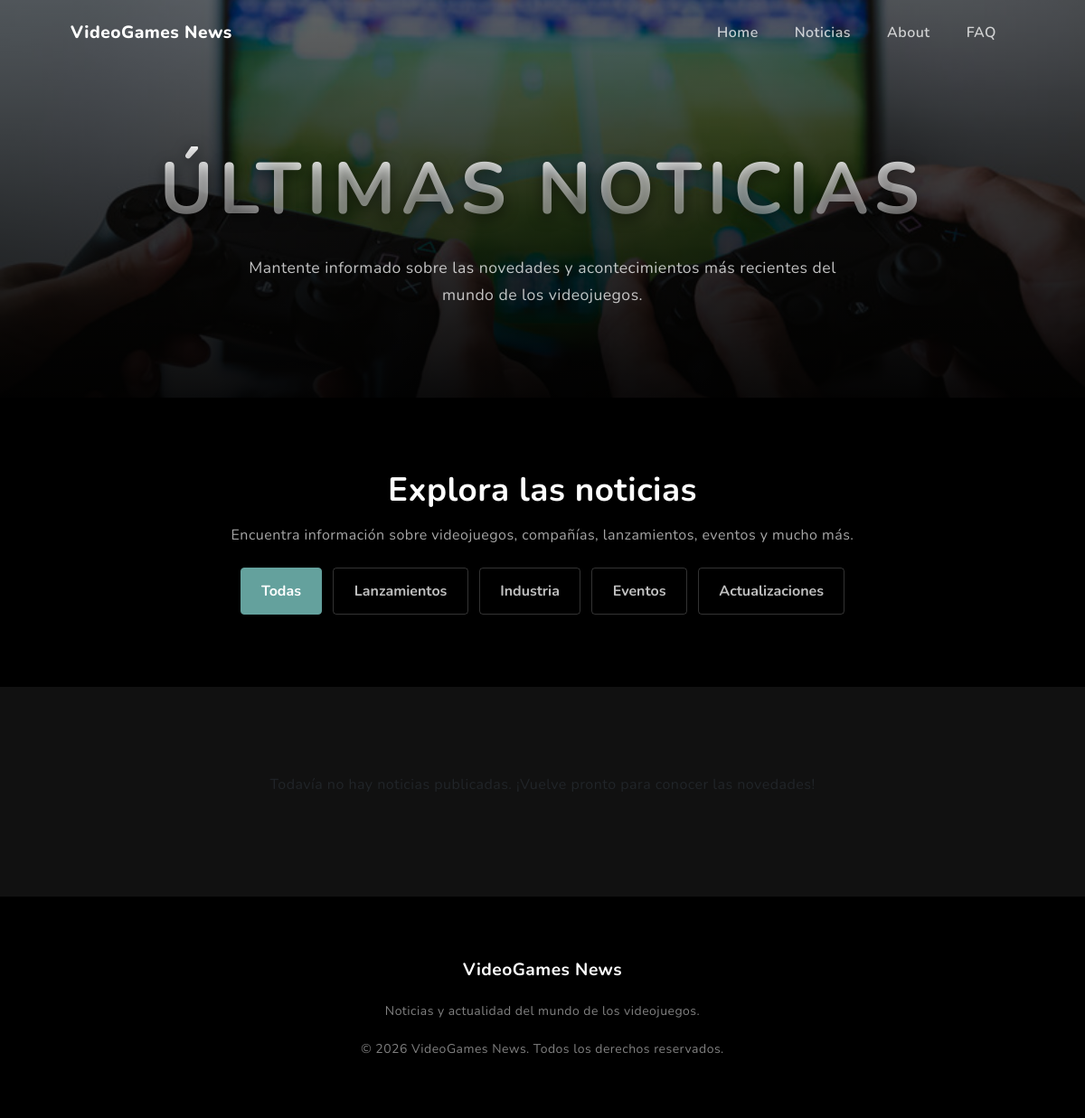
The app's page /noticias/, older data.
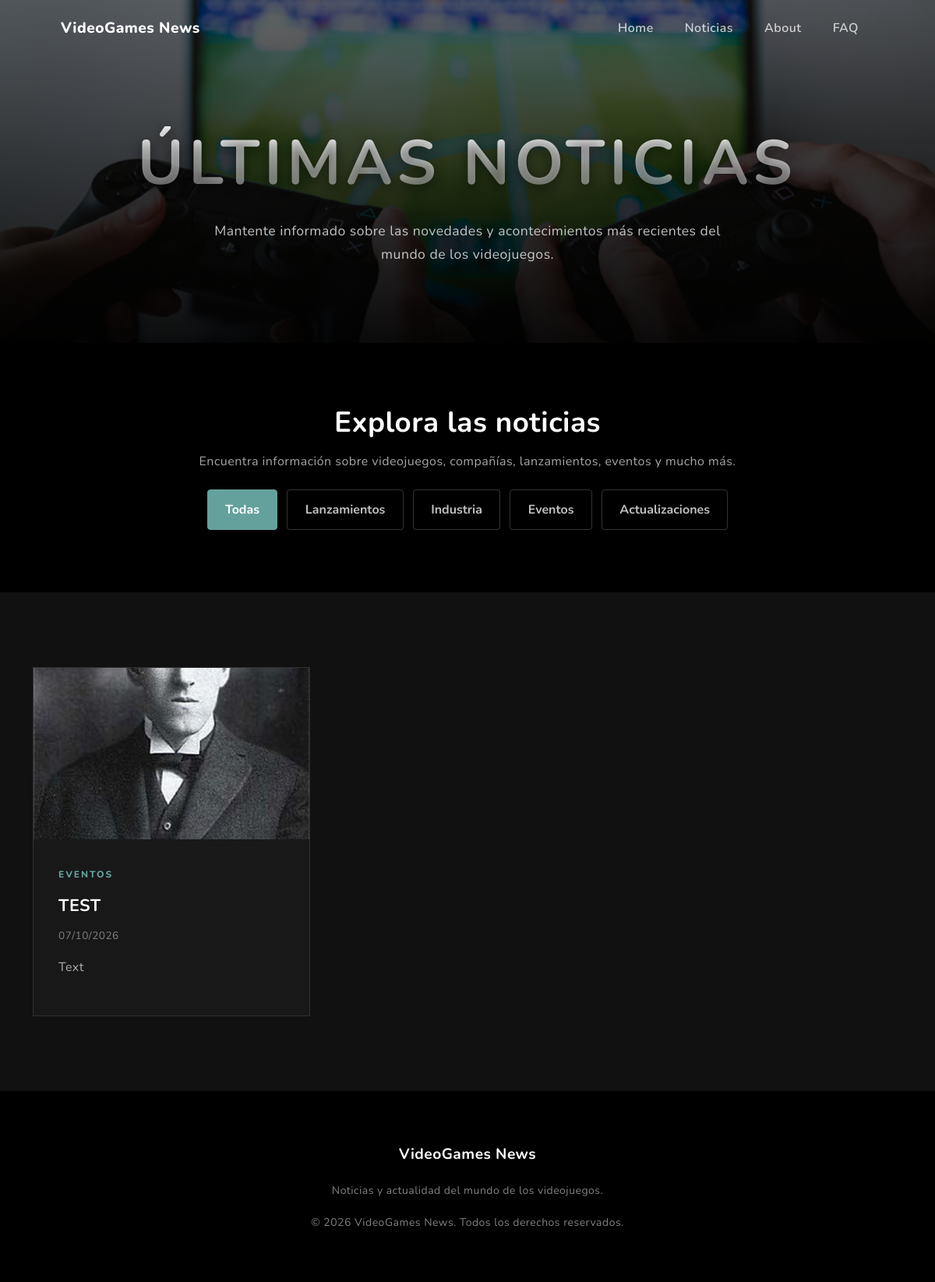
The same page, newer data.
### noticias/models.py (models this page shows, shortened)
class News(models.Model):
    opcion_categoria = [
        'LANZAMIENTOS',
        'INDUSTRIA',
        'EVENTOS',
        'ACTUALIZACIONES'
    ]
    title = models.CharField(max_length=100, verbose_name="Titulo")
    detail = models.TextField(verbose_name="Detalle")
    category = models.CharField(
        max_length=20,
        choices=[(categoria, categoria) for categoria in opcion_categoria],
        verbose_name="Categoría"
    )
    image = models.ImageField(upload_to="mynews")
    created = models.DateTimeField(auto_now_add=True)
    updated = models.DateTimeField(auto_now=True)
    class Meta:
        verbose_name = "Noticia"
        verbose_name_plural = "Noticias"

### noticias/views.py (the view)
# urls.py: path('noticias/', noticias_views.noticias, name="noticias")
def noticias(request):
    news = News.objects.all().order_by("-created") #Hace que las noticias más recientes aparezcan primero
    paginator = Paginator(news,3) #paginacion de 3 noticias por pagina
    page_number = request.GET.get("page")
    news = paginator.get_page(page_number)
    return render(request,"noticias/noticias.html",{'news':news})

### noticias/templates/noticias/noticias.html (shortened to what this page needs)
{% extends "noticias/base.html" %}
{% load static %}
{% block content %}
    <header class="news-header">
        <div class="container text-center">
            <h1>Últimas Noticias</h1>
            <p>
                Mantente informado sobre las novedades y acontecimientos
                más recientes del mundo de los videojuegos.
            </p>
        </div>
    </header>
    <section class="news-categories">
        <div class="container text-center">
            <h2>Explora las noticias</h2>
            <p>
                Encuentra información sobre videojuegos, compañías,
                lanzamientos, eventos y mucho más.
            </p>
            <div class="category-buttons mt-4">
                <button class="news-filter active" data-category="todas">
                    Todas
                </button>
                <button class="news-filter" data-category="lanzamientos">
                    Lanzamientos
                </button>
                <button class="news-filter" data-category="industria">
                    Industria
                </button>
                <button class="news-filter" data-category="eventos">
                    Eventos
                </button>
                <button class="news-filter" data-category="actualizaciones">
                    Actualizaciones
                </button>
            </div>
        </div>
    </section>
<section class="news-section">
    <div class="container">
        <div class="row g-4" id="newsContainer">
            {% for noticia in news %}
                <div class="col-lg-4 col-md-6 news-item"
                     data-category="{{ noticia.category|lower }}">
                    <article class="news-card">
                        {% if noticia.image %}
                            <img
                                src="{{ noticia.image.url }}"
                                alt="{{ noticia.title }}"
                                loading="lazy">
                        {% endif %}
                        <div class="news-card-body">
                            <span class="news-category">
                                {{ noticia.category }}
                            </span>
                            <h3>{{ noticia.title }}</h3>
                            <p class="news-date">
                                {{ noticia.created|date:"d/m/Y" }}
                            </p>
                            <p>{{ noticia.detail }}</p>
                        </div>
                    </article>
                </div>
            {% empty %}
                <div class="col-12 text-center">
                    <p>
                        Todavía no hay noticias publicadas.
                        ¡Vuelve pronto para conocer las novedades!
                    </p>
                </div>
            {% endfor %}
        </div>
    </div>
</section>
{% endblock %}

Row changes from the older to the newer data that the page shows:
added News: image (picture), category "EVENTOS", title "TEST", created "07/10/2026", detail "Text"
Text that changed along with them:
text no longer shown: "Todavía no hay noticias publicadas. ¡Vuelve pronto para conocer las novedades!"
